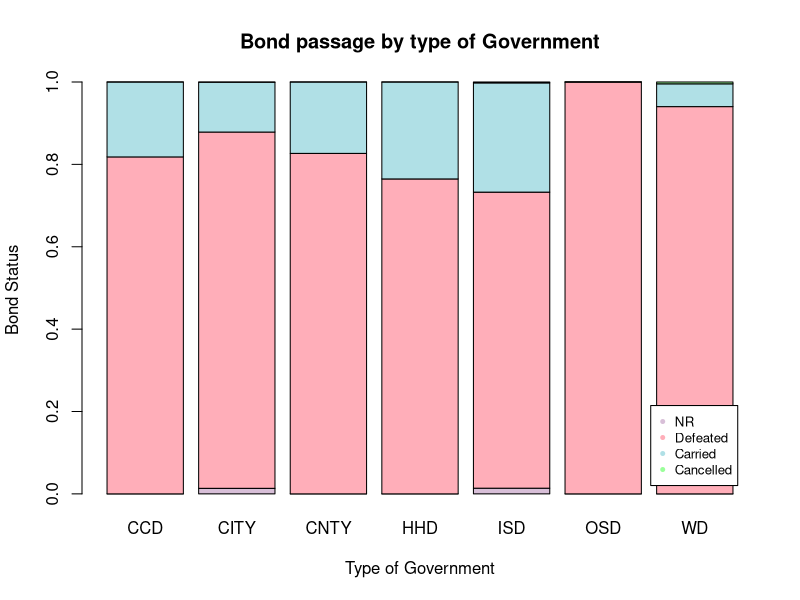
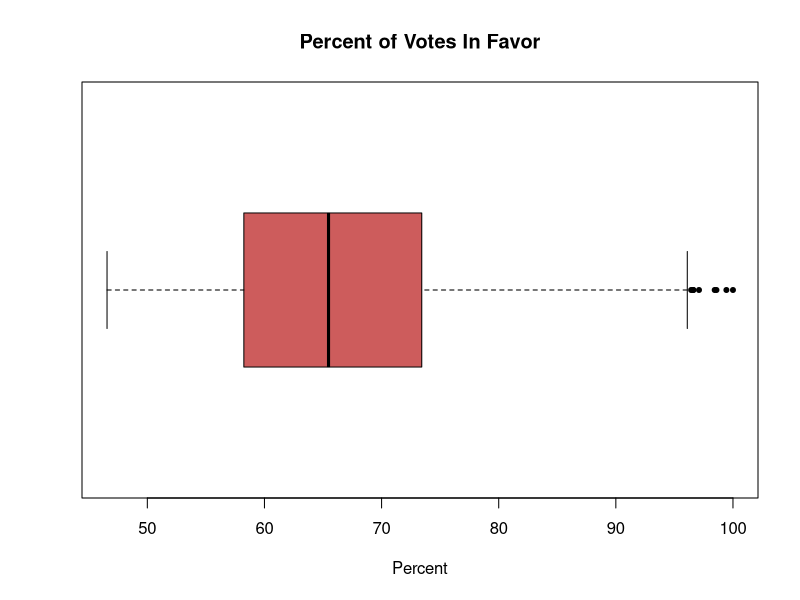
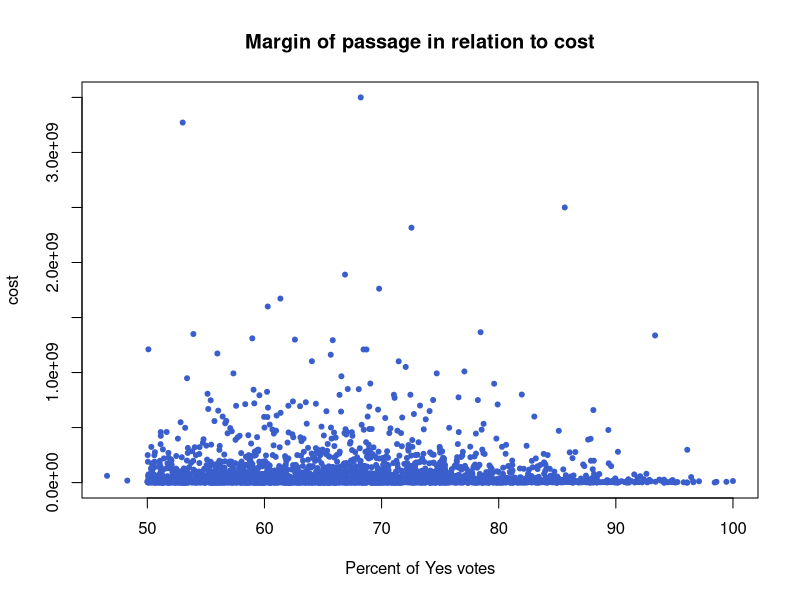

The R script that drew these images, in order:
#Importing Bonds Csv:

bonds <- read.csv('Homework1_Bonds.csv')
#Basic Info/Label Adjustment:
head(bonds)
summary(bonds)
bonds$Gov_Type <- factor(bonds$Gov_Type, labels=c('CCD','CITY','CNTY','HHD','ISD','OSD','WD'))

#Question Number 1:
#How many Bonds passed: 
table(bonds$Result) #Just for my information
P <- sum(bonds$Result=='Carried')
P
D <- sum(bonds$Result=='Defeated' | bonds$Result =='Cancelled' | bonds$Result == 'NR')
D
#Proportion Table
barplot(prop.table(table(bonds$Result,bonds$Gov_Type),2), 
        main = 'Bond passage by type of Government'
        ,ylab = 'Bond Status', xlab = 'Type of Government',
        col=c('thistle','lightpink1','powderblue','palegreen1'))
        legend('bottomright',c('NR','Defeated','Carried','Cancelled'), pch=c(20,20)
               ,col=c('thistle','lightpink1','powderblue','palegreen1'),inset=.03, cex=.8)



#Question Number 2:

##Creating/Displaying Votes_Total
bonds$votesTotal <- bonds$Votes_For+bonds$Votes_Against
bonds$votesTotal
#Finding Max value
maxVotes <- max(bonds$votesTotal)
MV <- bonds[bonds$votesTotal == maxVotes,]
#Where, When, Why
cat('The highest turnout for a single bond was', maxVotes, 'voters' ,' 
Where:', MV$Gov_Name, '
When:', MV$Election_Date, ' 
For the purpose of:', MV$Purpose_Detail)


#Question Number 3:
App10 <- bonds[bonds$Result == 'Carried' & bonds$votesTotal>10,]
App10$App10Total<-App10$Votes_For+App10$Votes_Against
Percent <- 100*(App10$Votes_For/(App10$App10Total))
App10$Percent<-round(Percent,2)
Percent
boxplot(App10$Percent,main='Percent of Votes In Favor'
        ,xlab='Percent', pch=20, horizontal=TRUE, col='indianred')
fivenum(App10$Percent)

7+2

#Question Number 4:
plot(App10$Percent,App10$Amount, main = 'Margin of passage in relation to cost',
     xlab = 'Percent of Yes votes', ylab = 'cost', pch=20, col='royalblue3')
cat('The correlation coefficient of', cor(App10$Percent,App10$Amount), 'demonstrates a very weak negative
correlation between the margin by which the bond passed and its cost, therefore 
we can state that the cost has no relationship to the margin by which a bond passes')

